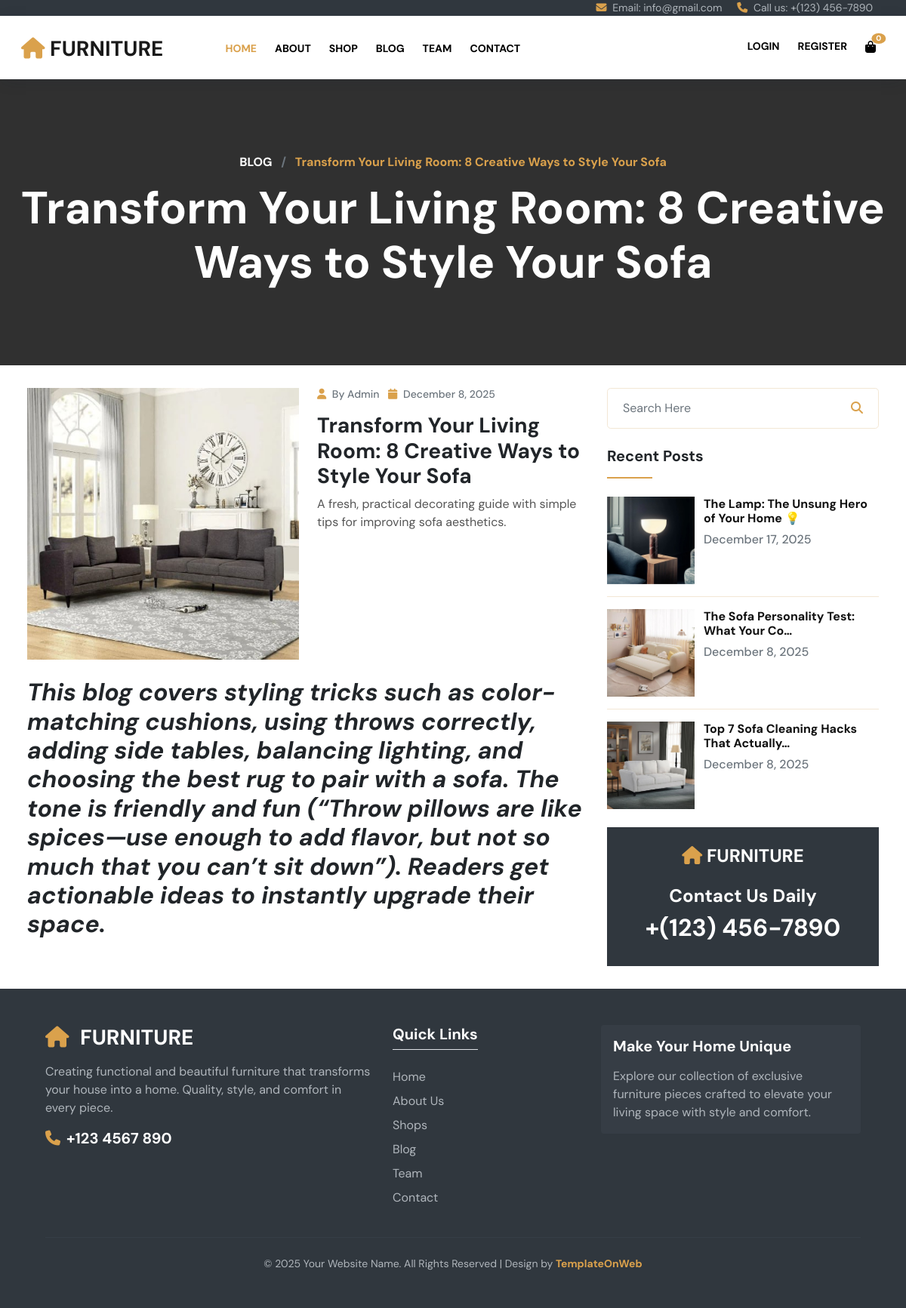
Page /blog/1/ on the committed database.
### accounts/models.py (models this page shows, shortened)
class BlogPost(models.Model):
    title = models.CharField(max_length=255)
    slug = models.SlugField(unique=True, help_text="A unique, URL-friendly version of the title.")
    category = models.ForeignKey(BlogCategory, on_delete=models.SET_NULL, null=True, blank=True)
    tags = models.ManyToManyField(BlogTag, blank=True)
    image = models.ImageField(
        upload_to='images/blog/',
        verbose_name="Blog Post Image"
    )
    author = models.CharField(
        max_length=100,
        default="Admin"
    )
    content = RichTextUploadingField(verbose_name="Full Blog Content")
    summary = models.TextField(
        max_length=300,
        help_text="A brief summary for the homepage card."
    )
    comment_count = models.IntegerField(default=0)
    published_date = models.DateTimeField(default=timezone.now)
    class Meta:
        verbose_name = "Blog Post"
        verbose_name_plural = "Blog Posts"
        ordering = ['-published_date']
    def get_absolute_url(self):
        return reverse('blog_detail', kwargs={'id': self.id})

### accounts/views.py (the view)
# urls.py: path('blog/<int:id>/', views.blog_detail, name='blog_detail'),
def blog_detail(request, id):
    post = get_object_or_404(BlogPost, id=id)
    recent_posts = BlogPost.objects.exclude(id=post.id).order_by('-published_date')[:3]
    related_posts = BlogPost.objects.filter(
        category=post.category
    ).exclude(
        id=post.id
    ).order_by('-published_date')[:2]
    categories = BlogCategory.objects.annotate(
        post_count=Count('blogpost')
    ).filter(post_count__gt=0)
    tags = BlogTag.objects.all()
    context = {
        'post': post,
        'recent_posts': recent_posts,
        'related_posts': related_posts,
        'categories': categories,
        'tags': tags,
    }
    return render(request, 'furniture/blog_detail.html', context)

### accounts/context_processors.py (called while the page is built)
def cart_context(request):
    cart = request.session.get('cart', {})
    total_items = sum(item['qty'] for item in cart.values())
    total_price = sum(item['qty'] * item['price'] for item in cart.values())
    return {
        'navbar_cart': cart,
        'navbar_cart_count': total_items,
        'navbar_cart_total': total_price,
    }

### accounts/templates/furniture/blog_detail.html (shortened to what this page needs)
{% load static %}
<!DOCTYPE html>
<html lang="en">
{% include 'furniture/Head.html' %}
<body>
{% include 'furniture/SecTop.html' %}
{% include 'furniture/Header.html' %}
<section id="center" class="center_blog_dt">
 <div class="promo_m center_om">
  <div class="container-fluid">
    <div class="row text-center">
     <div class="col-md-12">
       <h6 class="col_yell fw-bold">
           <a class="text-white" href="{% url 'blog' %}">BLOG</a>
           <span class="mx-2 text-muted">/</span>
           {{ post.title }}
       </h6>
       <h1 class="mb-0 font_60 text-white mt-3">{{ post.title }}</h1>
     </div>
    </div>
  </div>
 </div>
</section>
<section id="blog_pg" class="p_3 px-4">
<div class="container-fluid">
 <div class="row">
  <div class="col-md-8">
    <div class="blog_pg1l">
      <div class="row blog_pg1li">
        <div class="col-md-6">
          <div class="blog_pg1lil">
            <figure class="effect-jazz mb-0">
              <img src="{{ post.image.url }}" class="w-100" alt="{{ post.title }}">
            </figure>
          </div>
        </div>
        <div class="col-md-6">
          <div class="blog_pg1lir">
            <h6 class="font_14 text-muted">
              <i class="fa fa-user col_yell me-1"></i> By {{ post.author }}
              <i class="fa fa-calendar col_yell me-1 ms-2"></i> {{ post.published_date|date:"F j, Y" }}
            </h6>
            <h3 class="mt-3">{{ post.title }}</h3>
            <p>{{ post.summary }}</p>
          </div>
        </div>
      </div>
      <div class="mt-4">
        <p>{{ post.content|safe }}</p>
      </div>
    </div>
  </div>
  <div class="col-md-4">
    <div class="blog_pg1r">
      <form method="GET" action="{% url 'blog' %}">
  <div class="input-group border_1 p-2 rounded-3">
    <input type="text" name="q" class="form-control border-0"
           placeholder="Search Here" value="{{ query }}">
    <button class="btn bg-transparent border-0 col_yell" type="submit">
      <i class="fa fa-search"></i>
    </button>
  </div>
</form>
      <div class="blog_pg1r1 mt-4">
        <h5>Recent Posts</h5>
        <hr class="line mb-4">
        {% for p in recent_posts %}
        <div class="row blog_pg1r1i">
          <div class="col-4 pe-0">
            <figure class="effect-jazz mb-0">
              <a href="{{ p.get_absolute_url }}">
                <img src="{{ p.image.url }}" class="w-100" alt="{{ p.title }}">
              </a>
            </figure>
          </div>
          <div class="col-8">
            <h6 class="fw-bold">
              <a href="{{ p.get_absolute_url }}">{{ p.title|truncatechars:40 }}</a>
            </h6>
            <h6 class="text-muted mb-0">{{ p.published_date|date:"F j, Y" }}</h6>
          </div>
        </div>
        {% if not forloop.last %}<hr>{% endif %}
        {% endfor %}
      </div>
      <div class="blog_pg1r1 mt-4 bg_dark text-center p-4">
        <h4 class="text-white text-uppercase"><i class="fa fa-home col_yell"></i> Furniture</h4>
        <h4 class="mt-4 text-white">Contact Us Daily</h4>
        <h2 class="text-white">+(123) 456-7890</h2>
      </div>
    </div>
  </div>
 </div>
</div>
</section>
{% include 'furniture/Footer.html' %}
</body>
</html>

### accounts/templates/furniture/Head.html (shortened to what this page needs)
{% load static %}
<head>
  <link href="{% static 'css/bootstrap.min.css' %}" rel="stylesheet" />
  <link href="{% static 'css/font-awesome.min.css' %}" rel="stylesheet" />
  <link href="{% static 'css/global.css' %}" rel="stylesheet" />
  <link href="{% static 'css/index.css' %}" rel="stylesheet" />
  <link
    rel="stylesheet"
    href="https://cdnjs.cloudflare.com/ajax/libs/font-awesome/6.5.0/css/all.min.css"
  />
</head>

### accounts/templates/furniture/SecTop.html
{% load static %}
<section id="top" class="bg_dark  px-3">
 <div class="container-fluid">
  <div class="row top_1">
   <div class="col-md-2 col-lg-3">
    <div class="top_1l pt-3">
	</div>
   </div>
   <div class="col-md-10 col-lg-9">
    <div class="top_1r text-end">
	   <ul class="mb-0 font_14">
	  <li class="d-inline-block col_light"><i class="fa fa-envelope-o me-1 col_yell"></i> Email:  info@gmail.com</li>
	  <li class="d-inline-block mx-3 col_light"><i class="fa fa-phone me-1 col_yell"></i> Call us: +(123) 456-7890</li>
	 </ul>
	</div>
   </div>
  </div>
 </div>
</section>

### accounts/templates/furniture/Header.html (shortened to what this page needs)
{% load static %}
<section id="header">
  <nav
    class="navbar navbar-expand-md navbar-light bg-white mx-auto shadow_box px-3"
    id="navbar_sticky"
  >
    <div class="container-fluid">
      <a class="navbar-brand p-0 fw-bold" href="{% url 'indexFur' %}"
        ><i class="fa fa-home col_yell"></i> Furniture</a
      >
      <div class="collapse navbar-collapse" id="navbarSupportedContent">
        <ul class="navbar-nav mb-0 nav_1">
          <li class="nav-item">
            <a
              class="nav-link active"
              aria-current="page"
              href="{% url 'indexFur' %}"
              >Home</a
            >
          </li>
          <li class="nav-item">
            <a class="nav-link" href="{% url 'aboutFur' %}">About </a>
          </li>
          <li class="nav-item">
            <a class="nav-link" href="{% url 'shop' %}">Shop </a>
          </li>
          <li class="nav-item">
            <a class="nav-link" href="{% url 'blog' %}">Blog</a>
          </li>
          <li class="nav-item">
            <a class="nav-link" href="{% url 'team' %}">Team</a>
          </li>
          <li class="nav-item">
            <a class="nav-link" href="{% url 'contact' %}">Contact </a>
          </li>
        </ul>
        <ul class="navbar-nav mb-0 ms-auto">
          {% if user.is_authenticated %}
  <li class="nav-item">
    <span class="nav-link">Hello {{ user.username }}</span>
  </li>
  <li class="nav-item">
    <a class="nav-link" href="{% url 'logout' %}">Logout</a>
  </li>
{% else %}
  <li class="nav-item">
    <a class="nav-link" href="{% url 'login' %}">Login</a>
  </li>
  <li class="nav-item">
    <a class="nav-link" href="{% url 'register' %}">Register</a>
  </li>
{% endif %}
          <li class="nav-item dropdown">
            <a
              class="nav-link dropdown-toggle drop_togn nav_hide fs-6 cart-icon-badge-wrapper"
              href="#"
              id="navbarDropdown"
              role="button"
              data-bs-toggle="dropdown"
              aria-expanded="false"
            >
              <span class="cart-icon-display">
                <i class="fa fa-shopping-bag"></i>
                <span class="cart-count-badge" id="cart-count-badge"
                  >{{ navbar_cart_count }}</span
                >
              </span>
            </a>
          </li>
        </ul>
      </div>
    </div>
  </nav>
</section>

### accounts/templates/furniture/Footer.html
{% load static %}
<footer id="footer" class="p-5 bg_dark text-light" style="background: linear-gradient(135deg, #1a1a1a, #2a2a2a);">
  <div class="container">
    <div class="row pb-4 align-items-start">
      <div class="col-lg-5 col-md-6 mb-4 mb-lg-0">
        <h3 class="mb-3">
          <a class="text-white text-uppercase text-decoration-none" href="index.html">
            <i class="fa fa-home me-2 col_yell"></i> Furniture
          </a>
        </h3>
        <p class="col_light mb-3">
          Creating functional and beautiful furniture that transforms your house into a home.
          Quality, style, and comfort in every piece.
        </p>
        <div class="d-flex align-items-center mb-3">
          <i class="fa fa-phone me-2 col_yell fs-5"></i>
          <h5 class="text-white mb-0">+123 4567 890</h5>
        </div>
      </div>
      <div class="col-lg-3 col-md-6 mb-4 mb-lg-0">
        <h5 class="text-white mb-4 border-bottom border-col_yell pb-2 d-inline-block">Quick Links</h5>
        <ul class="list-unstyled">
          <li class="mb-2"><a class="col_light text-decoration-none hover_yell" href="{% url 'indexFur' %}">Home</a></li>
          <li class="mb-2"><a class="col_light text-decoration-none hover_yell" href="{% url 'aboutFur' %}">About Us</a></li>
          <li class="mb-2"><a class="col_light text-decoration-none hover_yell" href="{% url 'shop' %}">Shops</a></li>
          <li class="mb-2"><a class="col_light text-decoration-none hover_yell" href="{% url 'blog' %}">Blog</a></li>
          <li class="mb-2"><a class="col_light text-decoration-none hover_yell" href="{% url 'team' %}">Team</a></li>
          <li class="mb-0"><a class="col_light text-decoration-none hover_yell" href="{% url 'contact' %}">Contact</a></li>
        </ul>
      </div>
      <div class="col-lg-4 col-md-12">
        <div class="bg-secondary bg-opacity-10 p-3 rounded">
          <h5 class="text-white mb-3">Make Your Home Unique</h5>
          <p class="col_light mb-0">
            Explore our collection of exclusive furniture pieces crafted to elevate your living space with style and comfort.
          </p>
        </div>
      </div>
    </div>
    <hr class="mt-0 mb-4 border-secondary opacity-25">
    <div class="row text-center">
      <div class="col">
        <p class="mb-0 col_light small">
          &copy; 2025 Your Website Name. All Rights Reserved | Design by
          <a class="col_yell fw-bold text-decoration-none" href="http://www.templateonweb.com" target="_blank">TemplateOnWeb</a>
        </p>
      </div>
    </div>
  </div>
</footer>

### static/css/global.css (style rules this page uses)
body { font-family: 'DM Sans', sans-serif; }
ul { list-style:none; padding:0; }
h1,h2,h3,h4,h5 { font-weight:bold; }
p { color: #555; }
a { color: #111; text-decoration:none; }
figure.effect-jazz figcaption::after, figure.effect-jazz img { -webkit-transition: opacity 0.35s, -webkit-transform 0.35s; transition: opacity 0.35s, transform 0.35s; }
.col_yell { color: #daa14c!important; }
.col_light { color:#b0b6bc; }
.bg_dark { background:#30373e!important; }
hr { opacity:1; background-color:#f3e7d5; }
.font_14 { font-size:14px; }
.font_60 { font-size:60px; }
.line { height:2px!important; width: 60px; background-color:#daa14c; }
.p_3 { padding-top:30px; padding-bottom:30px; }
.border_1 { border:1px solid #f3e7d5; }
.cart-icon-display { position: relative; display: inline-block; }
.cart-count-badge { position: absolute; top: 0px; right: 0px; background-color: #daa14c; color: white; border-radius: 50%; padding: 2px 6px; font-size: 10px; font-weight: bold; line-height: 1; text-align: center; min-width: 18px; transform: translate(70%, -50%); display: block; }
.nav_hide:after { display:none; }
#header .navbar-brand { font-size:28px; text-transform:uppercase; margin-right:50px; margin-top:3px; }
.navbar-collapse { align-items:start; }
#header .nav-link { color:#000; padding:22px 20px; font-weight:bold; text-transform:uppercase; font-size:14px; }
#header .active { color:#daa14c; }
.nav_1 { margin-top:3px; margin-left: 50px; }
.form-control { border-color:#f3e7d5; box-shadow:none; border-radius:0; height:50px; }
.shadow_box { box-shadow: 0px 4px 20px -3px rgb(22 36 62 / 15%); }
.input-group .form-control { height:auto; }
.center_om { padding-top:100px; padding-bottom:100px; }
.promo_m { background:#000000cf; }
#footer hr { background:#4a545e; }
@media (min-width:992px) and (max-width:1200px) { .navbar-expand-md { flex-wrap:wrap!important; } }
@media (min-width:992px) and (max-width:1200px) { #header .navbar-brand { margin-right:20px; } }
@media (min-width:992px) and (max-width:1200px) { #header .nav-link { padding: 22px 12px; } }

### rows in the picture
BlogPost: title "Transform Your Living Room: 8 Creative Ways to Style Your Sofa", image (picture), author "Admin", published_date "December 8, 2025", summary "A fresh, practical decorating guide with simple tips for improving sofa aesthetics.", content "This blog covers styling tricks such as color-matching cushions, using throws correctly, adding side tables, balancing lighting, and choosing the best rug to pair with a sofa. The tone is friendly and fun (“Throw pillows are like spices—use enough to add flavor, but not so much that you can’t sit down”). Readers get actionable ideas to instantly upgrade their space."
BlogPost: image (picture), title "The Lamp: The Unsung Hero of Your Home 💡", published_date "December 17, 2025"
BlogPost: image (picture), title "The Sofa Personality Test: What Your Co…", published_date "December 8, 2025"
BlogPost: image (picture), title "Top 7 Sofa Cleaning Hacks That Actually…", published_date "December 8, 2025"

### other values in the picture
{{ navbar_cart_count }} "0"
